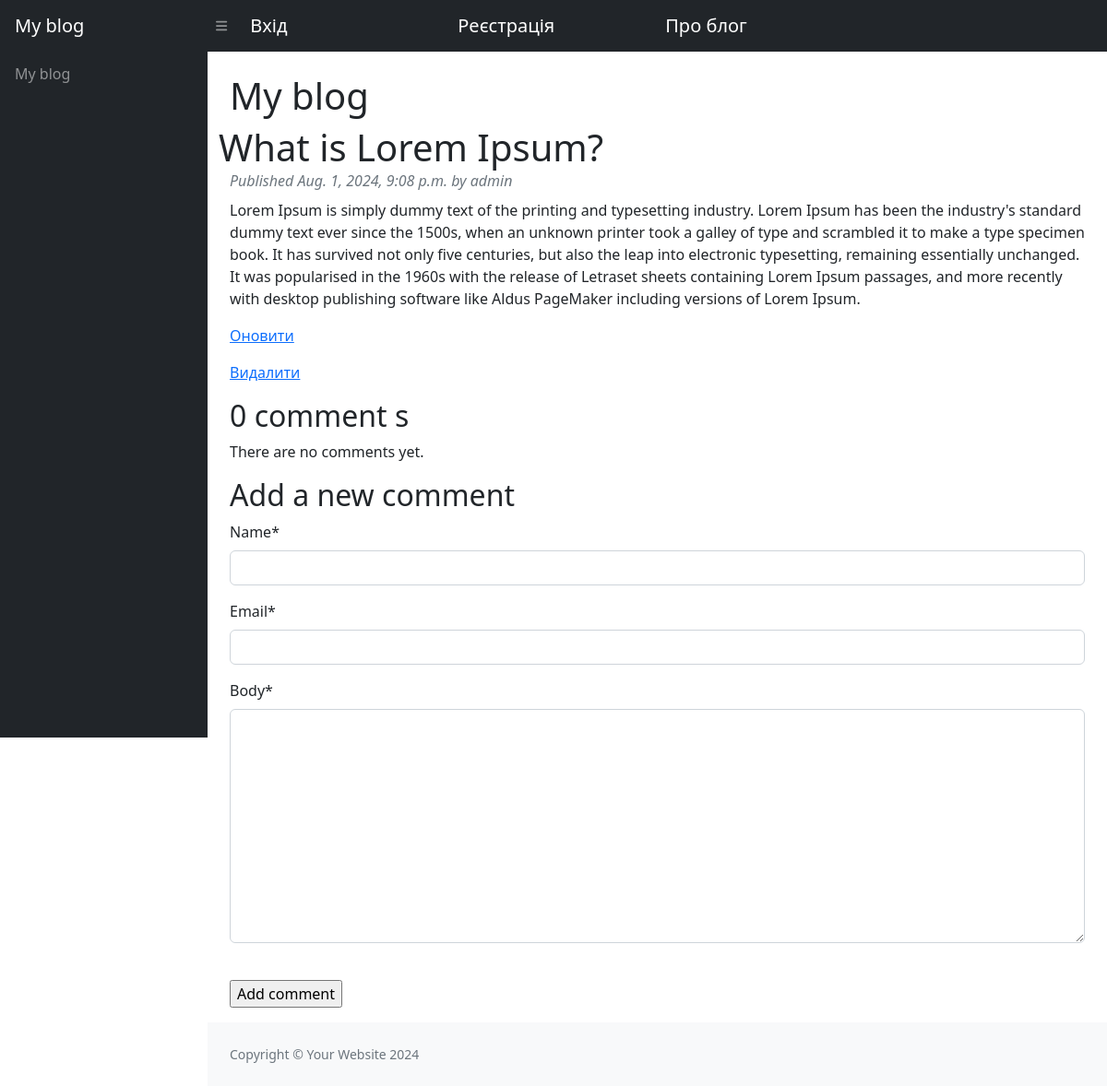
The page /2024/08/01/what-is-lorem-ipsum/ on the database its author committed.
### blog/models.py (models this page shows, shortened)
class Post(models.Model):
    STATUS_CHOICES = (
        ('draft', 'Draft'),
        ('published', 'Published')
    )
    tags = TaggableManager()
    title = models.CharField(max_length=250)
    slug = models.SlugField(max_length=250, unique=True)#unique_for_date='publish'
    author = models.ForeignKey(User, related_name='blog_posts', on_delete=models.CASCADE)
    body = models.TextField()
    publish = models.DateTimeField(default=timezone.now)
    created = models.DateTimeField(auto_now_add=True)
    updated = models.DateTimeField(auto_now=True)
    status = models.CharField(max_length=15, choices=STATUS_CHOICES, default='draft')
    class Meta:
        ordering = ('-publish', )
        verbose_name = 'Пост'
        verbose_name_plural = 'Пости' #у множині

### blog/views.py (the view)
# urls.py: path('<int:year>/<int:month>/<int:day>/<slug:slug_post>/', views.post_detail, name='post_detail'),
def post_detail(request, year, month, day, slug_post):
    post = get_object_or_404(Post, status='published',
                                   slug=slug_post,
                                   publish__year = year,
                                   publish__month = month ,
                                   publish__day = day)
    comments = post.comments.filter(active=True)
    if request.method == 'POST':
        comment_form = CommentForm(data=request.POST)
        if comment_form.is_valid():
            new_comment = comment_form.save(commit=False)
            new_comment.post = post
            new_comment.save()
    else:
        comment_form = CommentForm()
    context = {'post': post,
               'comments': comments,
                'comment_form': comment_form}
    return render(request, 'blog/post/detail.html', context=context)

### blog/forms.py
class CommentForm(forms.ModelForm):
    class Meta:
        model = Comment
        fields = ('name', 'email', 'body')

### blog/templates/blog/post/detail.html (shortened to what this page needs)
{% extends "blog/base.html" %}
{% load crispy_forms_tags %}
{% block content %}
    <h1 class="card-header">{{ post.title }}</h1>
    <p class="text-muted fst-italic mb-2">
        Published {{ post.publish }} by {{ post.author }}
    </p>
        <p class="data_post"> {{ post.body }} </p>
    <p>
        <a href="{% url 'blog:post_update' post.id %}">Оновити</a>
    </p>
    <p>
        <a href="{% url 'blog:post_delete' post.id %}">Видалити</a>
    </p>
{% with comments.count as total_comments %}
    <h2>
        {{ total_comments }} comment {{ total_comments|pluralize }}
    </h2>
{% endwith %}
{% for comment in comments %}
        <div class="fw-bold">
            Comment {{ forloop.counter }} by {{ comment.name }}
        </div>
        <div class="text-muted fst-italic mb-2">
            {{ comment.created }}
        </div>
        <div class="fw-bold">
            {{ comment.body|linebreaks }}
        </div>
{% empty %}
    <p>There are no comments yet.</p>
{% endfor %}
{% if new_comment %}
    <h2>Your comment has been added.</h2>
{% else %}
    <h2>Add a new comment</h2>
    <form action="." method="post" class="mb-4">
        {% crispy comment_form %}
        <p><input type="submit" value="Add comment"></p>
    </form>
{% endif %}
{% endblock %}

### rows shown on the page
Post: title "What is Lorem Ipsum?", publish "Aug. 1, 2024, 9:08 p.m.", author "admin", body "Lorem Ipsum is simply dummy text of the printing and typesetting industry. Lorem Ipsum has been the industry's standard dummy text ever since the 1500s, when an unknown printer took a galley of type and scrambled it to make a type specimen book. It has survived not only five centuries, but also the leap into electronic typesetting, remaining essentially unchanged. It was popularised in the 1960s with the release of Letraset sheets containing Lorem Ipsum passages, and more recently with desktop publishing software like Aldus PageMaker including versions of Lorem Ipsum."

### other values the page prints
{{ total_comments }} "0"
